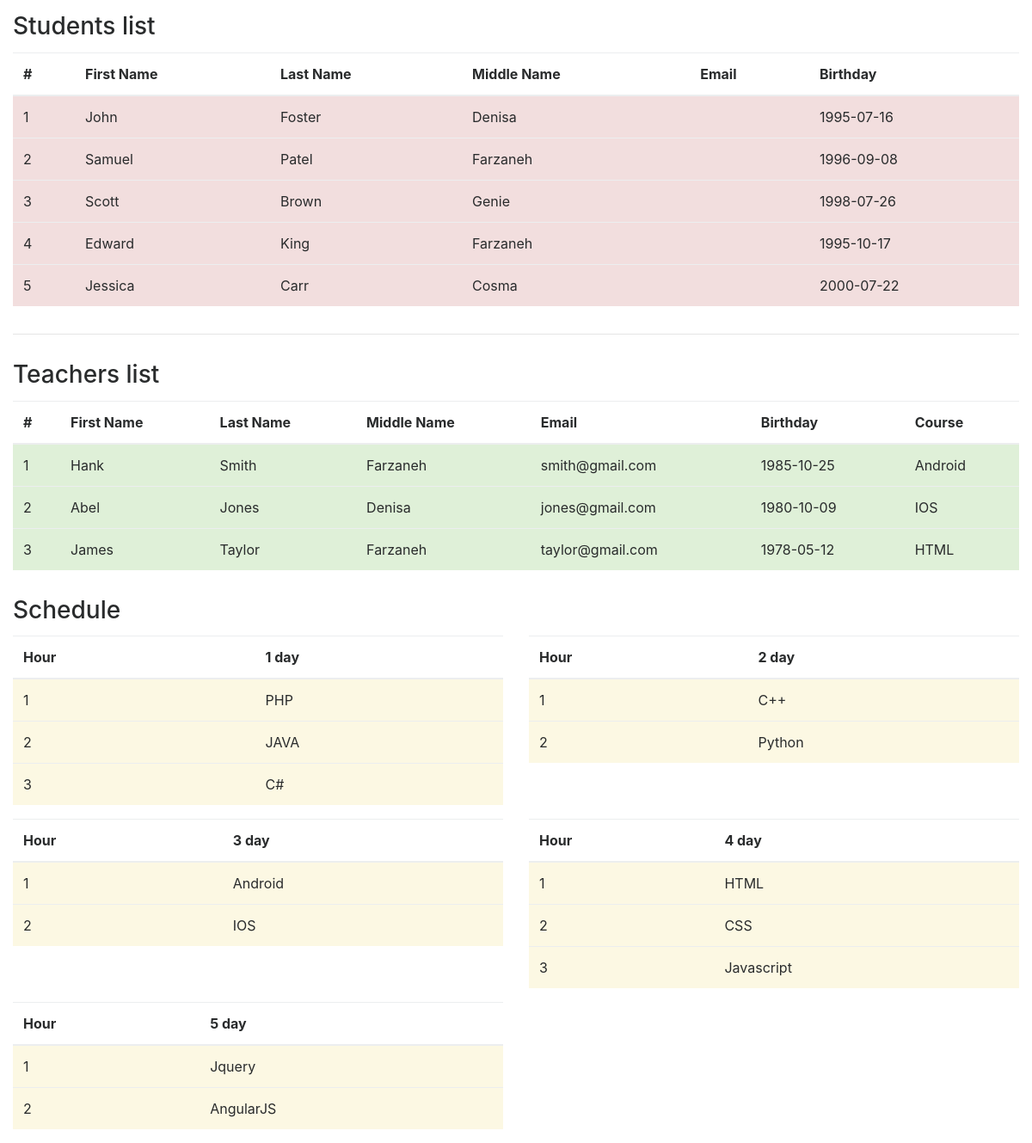
Screenshot of /index.php?r=home&a=class&id=1 with the database file from the repository.
### tables this page shows
CREATE TABLE `users`  (
  `id` int(11) NOT NULL AUTO_INCREMENT,
  `first_name` varchar(255) NOT NULL,
  `last_name` varchar(255) NOT NULL,
  `middle_name` varchar(255) NOT NULL,
  `email` varchar(255) NULL DEFAULT NULL,
  `birthday` date NULL DEFAULT NULL,
  `role` enum('student','teacher') NOT NULL DEFAULT 'student',
  `created_date` datetime(0) NULL DEFAULT NULL,
  `updated_date` timestamp(0) NULL DEFAULT CURRENT_TIMESTAMP(0) ON UPDATE CURRENT_TIMESTAMP(0),
  PRIMARY KEY (`id`) USING BTREE
);

CREATE TABLE `schedules`  (
  `id` int(11) NOT NULL AUTO_INCREMENT,
  `class_id` int(11) NOT NULL,
  `course_id` int(11) NOT NULL,
  `weekday` int(11) NOT NULL,
  `hour` int(11) NOT NULL,
  PRIMARY KEY (`id`) USING BTREE
);

CREATE TABLE `courses`  (
  `id` int(11) NOT NULL AUTO_INCREMENT,
  `title` varchar(255) NOT NULL,
  PRIMARY KEY (`id`) USING BTREE
);

### app/controller/Controller.php (called while the page is built, shortened)
<?php
class Controller {
	public function render($view, $variables = []){
        require('app/view/' . $view . '.php');
	}
}

### app/controller/Home.php (called while the page is built, shortened)
<?php
class Home extends Controller {
    public function classAction(){
        $id = $this->getParam('id');
        $students = Manager::getStudentsByClass($id);
        $teachers = Manager::getTeachersByClass($id);
        $schedule = Manager::getScheduleByClass($id);
        $schedule_group = [];
        foreach ($schedule as $value){
            $schedule_group[$value['weekday']][] = $value;
        }
        $this->render('home/class', [
            'students' => $students,
            'teachers' => $teachers,
            'schedule' => $schedule_group
        ]);
    }
}

### app/model/Model.php (called while the page is built, shortened)
<?php
class Model {
	private static $connection = null;
	public static function getConnection(){
        if(empty(self::$connection)) {
            $conn = new mysqli(SERVERNAME, USERNAME, PASSWORD, DBNAME);
            self::$connection = $conn;
            self::$connection->query("set names 'utf8'");
        }
	}
	public static function get($sql){
		$result = [];
		$rows = self::$connection->query($sql);
		if ($rows->num_rows > 0) {
			while($row = $rows->fetch_assoc()) {
				$result[] = $row;
			}
		}
		return $result;
	}
}

### app/model/Manager.php (called while the page is built, shortened)
<?php
class Manager {
    public static function getStudentsByClass($id){
        $sql = "SELECT u.* FROM `users` u
                  JOIN user_role_student s ON s.user_id = u.id
                WHERE s.class_id = $id";
        return Model::get($sql);
    }
    public static function getTeachersByClass($id){
        $sql = "SELECT u.*, c.title AS course FROM `users` u
                  JOIN user_role_teacher t ON t.user_id = u.id
                  JOIN teacher_course tc ON tc.teacher_id = u.id
                  JOIN courses c ON c.id = tc.course_id
                WHERE t.class_id = $id GROUP BY u.id";
        return Model::get($sql);
    }
    public static function getScheduleByClass($id){
        $sql = "SELECT s.*, cl.title, co.title AS course FROM `schedules` s
                  JOIN classes cl ON cl.id = s.class_id
                  JOIN courses co ON co.id = s.course_id
                WHERE s.class_id = $id
                ORDER BY weekday, hour";
        return Model::get($sql);
    }
}

### app/view/home/class.php (the view)
<div class="container-fluid">
    <div class="row">
        <div class="col-md-12">
            <div class="page-header">
                <h3>Students list</h3>
            </div>
            <table class="table">
                <thead>
                <tr>
                    <th>#</th>
                    <th>First Name</th>
                    <th>Last Name</th>
                    <th>Middle Name</th>
                    <th>Email</th>
                    <th>Birthday</th>
                </tr>
                </thead>
                <tbody>
                <?php
                foreach ($this->students as $key => $student){ ?>
                    <tr class="table-danger">
                        <td><?php echo $key+1; ?></td>
                        <td><?php echo $student['first_name']; ?></td>
                        <td><?php echo $student['last_name']; ?></td>
                        <td><?php echo $student['middle_name']; ?></td>
                        <td><?php echo $student['email']; ?></td>
                        <td><?php echo $student['birthday']; ?></td>
                    </tr>
                <?php } ?>
                </tbody>
            </table>
        </div>
    </div>
    <hr>
    <div class="row">
        <div class="col-md-12">
            <div class="page-header">
                <h3>Teachers list</h3>
            </div>
            <table class="table">
                <thead>
                <tr>
                    <th>#</th>
                    <th>First Name</th>
                    <th>Last Name</th>
                    <th>Middle Name</th>
                    <th>Email</th>
                    <th>Birthday</th>
                    <th>Course</th>
                </tr>
                </thead>
                <tbody>
                <?php
                foreach ($this->teachers as $key => $teacher){ ?>
                    <tr class="table-success">
                        <td><?php echo $key+1; ?></td>
                        <td><?php echo $teacher['first_name']; ?></td>
                        <td><?php echo $teacher['last_name']; ?></td>
                        <td><?php echo $teacher['middle_name']; ?></td>
                        <td><?php echo $teacher['email']; ?></td>
                        <td><?php echo $teacher['birthday']; ?></td>
                        <td><?php echo $teacher['course']; ?></td>
                    </tr>
                <?php } ?>
                </tbody>
            </table>
        </div>
    </div>
</div>
<div class="container-fluid">
    <div class="page-header">
        <h3>Schedule</h3>
    </div>
    <div class="row">
    <?php foreach ($this->schedule as $key => $schedule){ ?>
        <div class="col-md-6">
            <table class="table">
                <thead>
                <tr>
                    <th>Hour</th>
                    <th><?php echo $key; ?> day</th>
                </tr>
                </thead>
                <tbody>
                <?php foreach ($schedule as $value){ ?>
                    <tr class="table-warning">
                        <td><?php echo $value['hour']; ?></td>
                        <td><?php echo $value['course']; ?></td>
                    </tr>
                <?php } ?>
                </tbody>
            </table>
        </div>
    <?php } ?>
    </div>
</div>

### index.php (shortened to what this page needs)
<!DOCTYPE html>
<html>
<head>
	<link rel="stylesheet" type="text/css" href="static/css/style.css">
	<link rel="stylesheet" type="text/css" href="static/css/bootstrap.min.css">
</head>
<body>
<?php
include_once('app/model/Model.php');
include_once('app/model/Manager.php');
include_once('app/controller/Controller.php');
?>
<div class="content">
<?php
$action = DEFAULT_ACTION . 'Action';
if(!empty($_GET['a'])){
    $action = $_GET['a'] . 'Action';
}
$object = new $route;
$object->$action();
?>
</div>
</body>
</html>

### static/css/style.css (style rules this page uses)
.page-header h3 { margin: 15px auto; }

### rows the page displays
users: first_name "John", last_name "Foster", middle_name "Denisa", birthday "1995-07-16"
users: first_name "Samuel", last_name "Patel", middle_name "Farzaneh", birthday "1996-09-08"
users: first_name "Scott", last_name "Brown", middle_name "Genie", birthday "1998-07-26"
users: first_name "Edward", last_name "King", middle_name "Farzaneh", birthday "1995-10-17"
users: first_name "Jessica", last_name "Carr", middle_name "Cosma", birthday "2000-07-22"
users: first_name "Hank", last_name "Smith", middle_name "Farzaneh", email "smith@gmail.com", birthday "1985-10-25", course "Android"
users: first_name "Abel", last_name "Jones", middle_name "Denisa", email "jones@gmail.com", birthday "1980-10-09", course "IOS"
users: first_name "James", last_name "Taylor", middle_name "Farzaneh", email "taylor@gmail.com", birthday "1978-05-12", course "HTML"
schedules: hour "1", course.title "PHP"
schedules: hour "2", course.title "JAVA"
schedules: hour "3", course.title "C#"
schedules: hour "1", course.title "C++"
schedules: hour "2", course.title "Python"
schedules: hour "1", course.title "Android"
schedules: hour "2", course.title "IOS"
schedules: hour "1", course.title "HTML"
schedules: hour "2", course.title "CSS"
schedules: hour "3", course.title "Javascript"
schedules: hour "1", course.title "Jquery"
schedules: hour "2", course.title "AngularJS"

### other values shown
$key "1"
$key "2"
$key "3"
$key "4"
$key "5"
